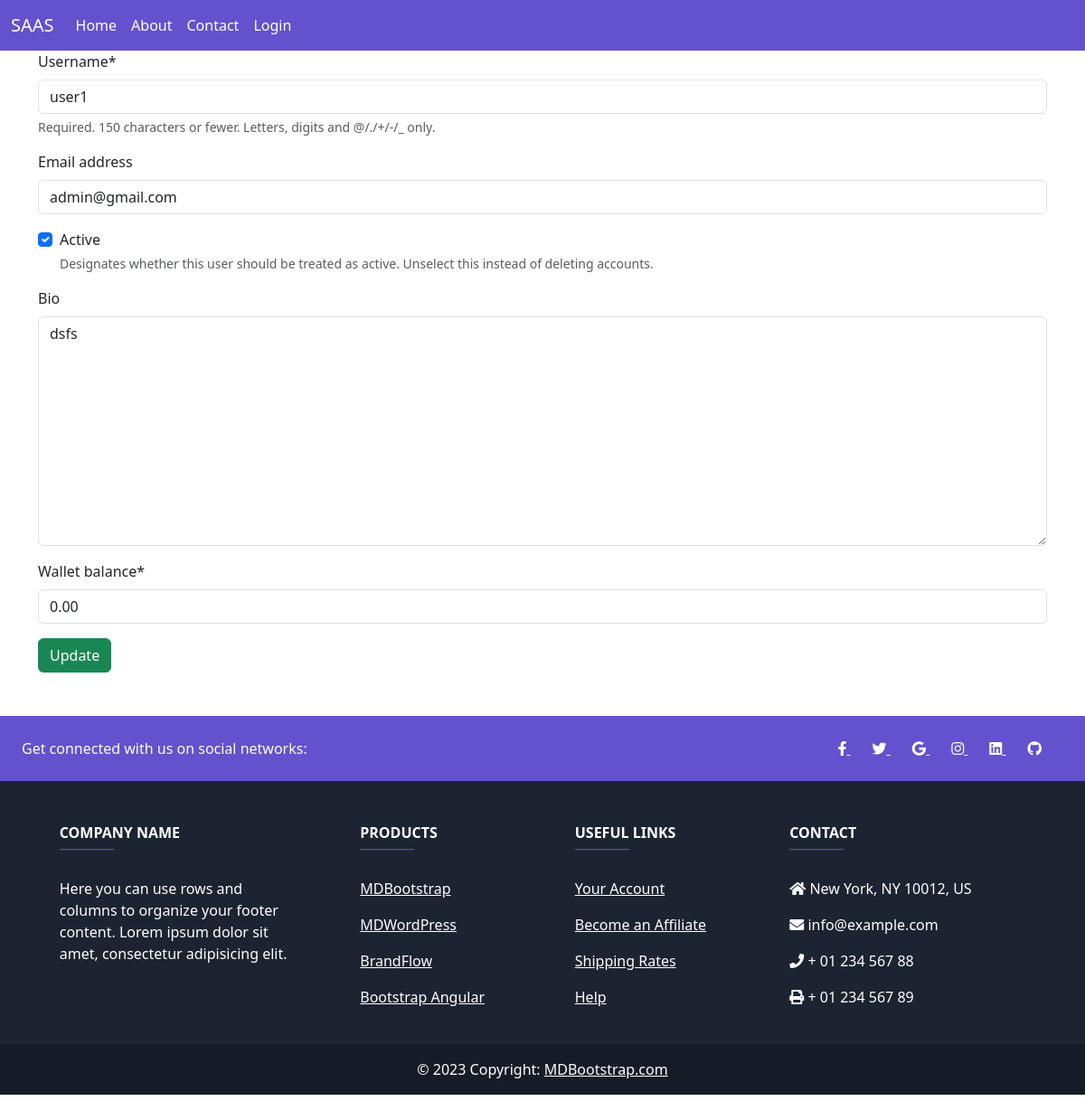
Before: /single_user/3/ with the older database file.
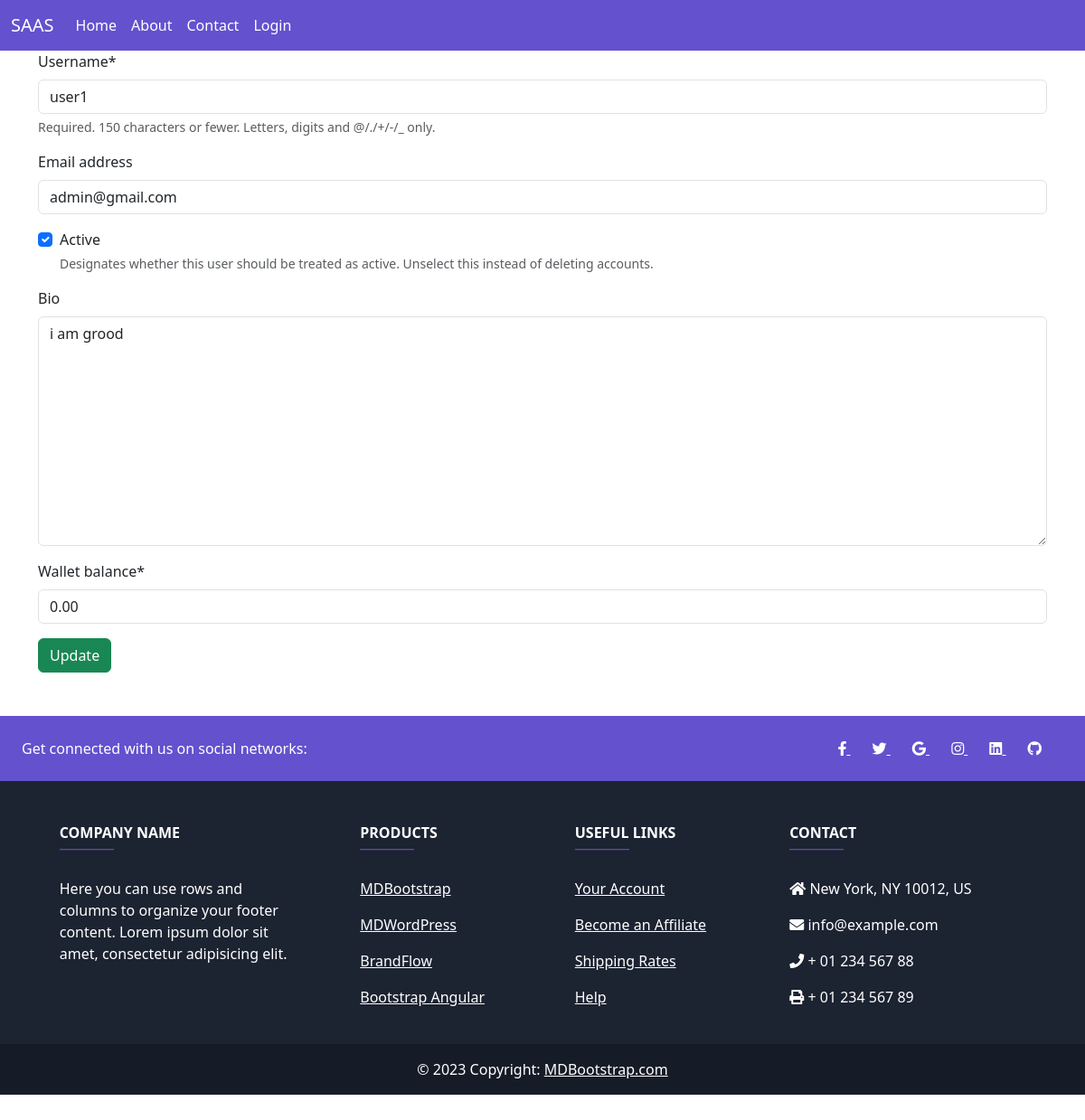
After: the same page with the newer database file.
### wallets/models.py (models this page shows, shortened)
class UserProfile(models.Model):
    user = models.OneToOneField(User, on_delete=models.CASCADE)
    bio = models.TextField(blank=True)
    wallet_balance = models.DecimalField(max_digits=10, decimal_places=2, default=0.0)

### wallets/views.py (the view)
# urls.py: path('single_user/<int:user_id>/', single_user, name='single_user'),
def single_user(request, user_id):
    user_profile = get_object_or_404(UserProfile, user_id=user_id)
    if request.method == 'POST':
        user_form = CustomUserForm(request.POST, instance=user_profile.user)
        profile_form = UserProfileForm(request.POST, instance=user_profile)
        if user_form.is_valid() and profile_form.is_valid():
            user_form.save()
            profile_form.save()
            return redirect('user_data_page')  # Redirect to the user's profile page
    else:
        user_form = CustomUserForm(instance=user_profile.user)
        profile_form = UserProfileForm(instance=user_profile)
    return render(request, 'single_user.html', {'user_form': user_form, 'profile_form': profile_form, 'user_profile': user_profile})

### wallets/forms.py
class CustomUserForm(forms.ModelForm):
    class Meta:
        model = User
        fields = ['username', 'email', 'is_active']

class UserProfileForm(forms.ModelForm):
    class Meta:
        model = UserProfile
        fields = ['bio', 'wallet_balance']
        exclude = ['user']

### templates/single_user.html (shortened to what this page needs)
{% extends 'base.html' %}
{% block content %}
{% load crispy_forms_tags %}
<div class="container">
 <form method="post">
  {{ user_form|crispy }}
  {{ profile_form|crispy  }}
  <button class="btn btn-success" type="submit">Update</button>
</form>
</div>
{% endblock %}

Changed rows visible on the page:
changed UserProfile: bio "dsfs" → "i am grood"
